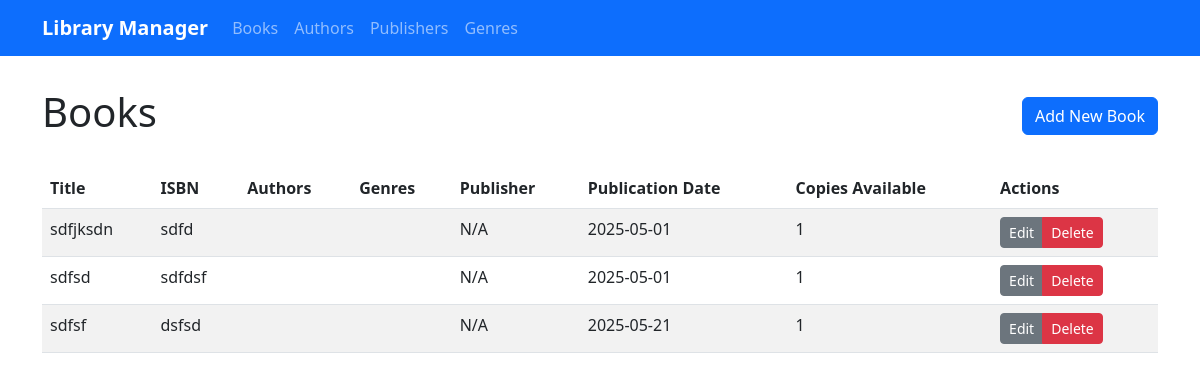
The page / on the database its author committed.
### app.py (models this page shows, shortened)
class Book(db.Model):
    id = db.Column(db.Integer, primary_key=True)
    title = db.Column(db.String(200), nullable=False)
    isbn = db.Column(db.String(20), unique=True, nullable=False)
    publication_date = db.Column(db.Date, nullable=True)
    copies_available = db.Column(db.Integer, default=1)
    publisher_id = db.Column(db.Integer, db.ForeignKey('publisher.id'))
    publisher = db.relationship('Publisher', backref=db.backref('books', lazy=True))
    authors = db.relationship('Author', secondary=book_authors, lazy='subquery',
                              backref=db.backref('books', lazy=True))
    genres = db.relationship('Genre', secondary=book_genres, lazy='subquery',
                             backref=db.backref('books', lazy=True))

### app.py (the view)
@app.route('/')
def index():
    stmt = select(Book).order_by(Book.title)
    with db.engine.connect() as conn:
        result = conn.execute(stmt)
        books = result.all()
    return render_template('index.html', books=books)

### templates/index.html (shortened to what this page needs)
{% extends 'base.html' %}
{% block content %}
    <div class="d-flex justify-content-between align-items-center mb-4">
        <h1>Books</h1>
        <a href="{{ url_for('new_book') }}" class="btn btn-primary">Add New Book</a>
    </div>
    {% if books %}
        <div class="table-responsive">
            <table class="table table-striped table-hover">
                <thead>
                    <tr>
                        <th>Title</th>
                        <th>ISBN</th>
                        <th>Authors</th>
                        <th>Genres</th>
                        <th>Publisher</th>
                        <th>Publication Date</th>
                        <th>Copies Available</th>
                        <th>Actions</th>
                    </tr>
                </thead>
                <tbody>
                    {% for book in books %}
                        <tr>
                            <td>{{ book.title }}</td>
                            <td>{{ book.isbn }}</td>
                            <td>
                            </td>
                            <td>
                            </td>
                            <td>{{ book.publisher.name if book.publisher else 'N/A' }}</td>
                            <td>{{ book.publication_date.strftime('%Y-%m-%d') if book.publication_date else 'Unknown' }}</td>
                            <td>{{ book.copies_available }}</td>
                            <td>
                                <div class="btn-group btn-group-sm">
                                    <a href="{{ url_for('edit_book', id=book.id) }}" class="btn btn-secondary">Edit</a>
                                    <button type="button" class="btn btn-danger" data-bs-toggle="modal" data-bs-target="#deleteModal{{ book.id }}">Delete</button>
                                </div>
                            </td>
                        </tr>
                    {% endfor %}
                </tbody>
            </table>
        </div>
    {% else %}
        <div class="alert alert-info">No books found. Add your first book!</div>
    {% endif %}
{% endblock %}

### rows shown on the page
Book: title "sdfjksdn", isbn "sdfd", publisher "N/A", publication_date "2025-05-01", copies_available "1"
Book: title "sdfsd", isbn "sdfdsf", publisher "N/A", publication_date "2025-05-01", copies_available "1"
Book: title "sdfsf", isbn "dsfsd", publisher "N/A", publication_date "2025-05-21", copies_available "1"
